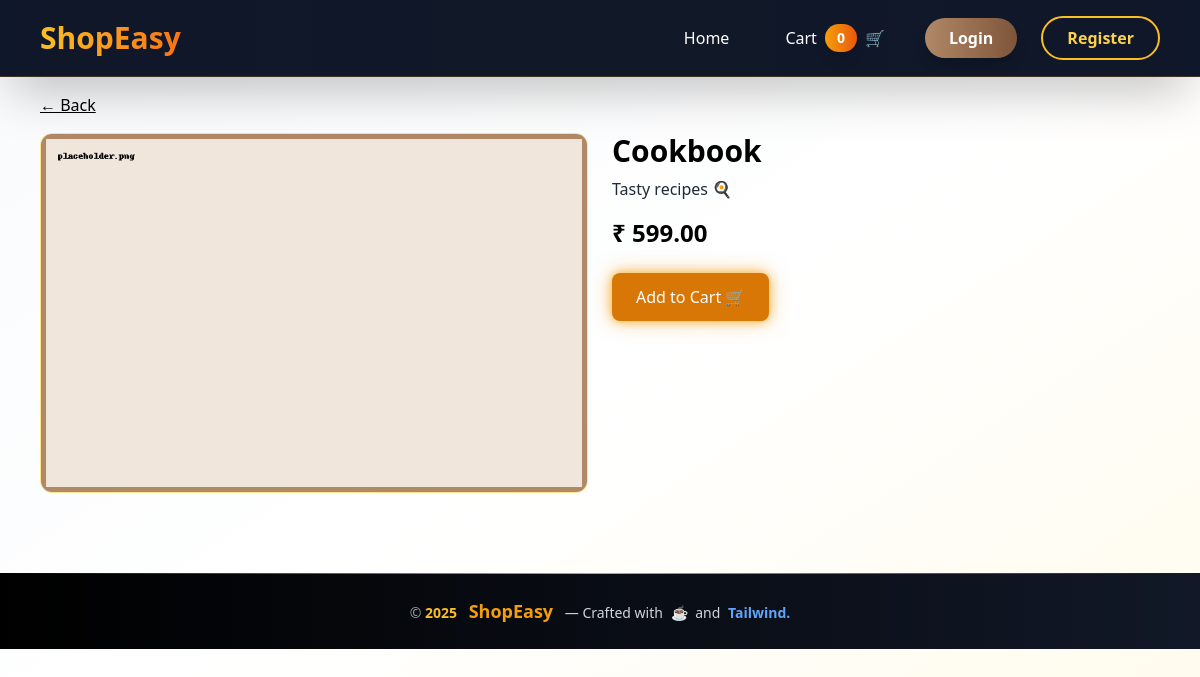
/product.php?id=12, run on the app's committed database.
### tables this page shows
CREATE TABLE IF NOT EXISTS `products` (
  `id` INT AUTO_INCREMENT PRIMARY KEY,
  `category_id` INT NOT NULL,
  `name` VARCHAR(150) NOT NULL,
  `price` DECIMAL(10,2) NOT NULL,
  `image` VARCHAR(255) NULL,
  `description` TEXT NULL,
  CONSTRAINT `fk_prod_cat` FOREIGN KEY (`category_id`) REFERENCES `categories`(`id`) ON DELETE CASCADE,
  UNIQUE KEY `uniq_cat_name_in_products` (`category_id`,`name`)
);

### config.php (called while the page is built, shortened)
<?php
function e($s){ return htmlspecialchars($s ?? '', ENT_QUOTES, 'UTF-8'); }
?>

### functions.php (called while the page is built, shortened)
<?php
function format_money($n){ return '₹ '.number_format((float)$n,2); }
?>

### product.php (the view, shortened to what this page needs)
<?php include 'partials_header.php';
$id = (int)($_GET['id'] ?? 0);
$p = $conn->query("SELECT * FROM products WHERE id=$id")->fetch_assoc();
?>
<a href="index.php" class="text-black underline hover:text-amber-700">← Back</a>
<div class="grid md:grid-cols-2 gap-6 mt-4">
  <img src="assets/images/<?php echo e($p['image']); ?>" class="w-full rounded-xl border border-amber-200 bg-amber-50" alt="">
  <div>
    <h1 class="text-3xl font-extrabold text-black"><?php echo e($p['name']); ?></h1>
    <p class="text-gray-800 mt-2"><?php echo e($p['description']); ?></p>
    <p class="mt-4 text-2xl font-bold text-black"><?php echo format_money($p['price']); ?></p>
    <form method="post" action="cart.php" class="mt-6">
      <button class="relative btn-ripple bg-amber-600 hover:bg-amber-500 text-white px-6 py-3 rounded-lg shadow-neon transition">Add to Cart 🛒</button>
    </form>
  </div>
</div>
<?php include 'partials_footer.php'; ?>

### assets/css/style.css (style rules this page uses)
.btn-ripple { position: relative; overflow: hidden; }

### data on the page
products: image (placeholder picture), name "Cookbook", description "Tasty recipes 🍳", price "₹ 599.00"

### other printed values
cart_count() "0"
